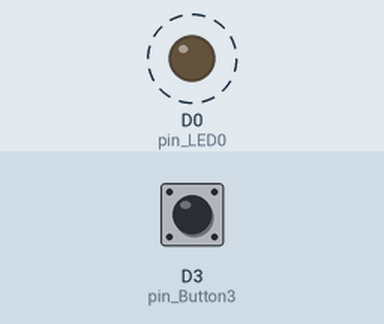
Simulated run of this sketch. Board: ESP8266 (NodeMCU). Shown: output pins drawn as LEDs (lit = HIGH). Dashed ring = blinking. The test bench sets the inputs (shaded band); at power-on: D3 (pin_Button3) LOW.

Above: at 1.25 s.
1.3 s: D3 (pin_Button3) pulled HIGH for 0.15 s
At 1.8 s:
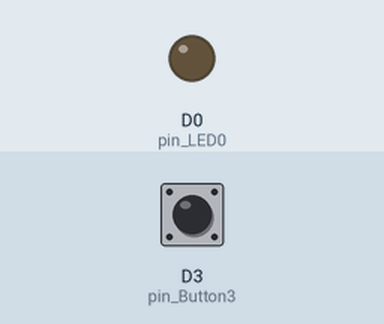
2.9 s: D3 (pin_Button3) pulled HIGH for 1 s
At 4.15 s:
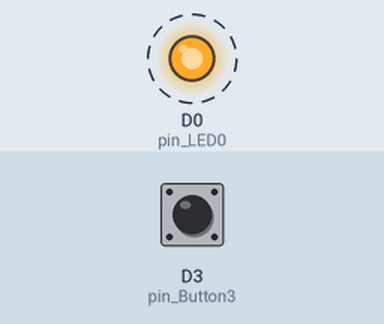
Timing chart, 0 to 11.9 s (numbered marks = the images above; inputs shaded):
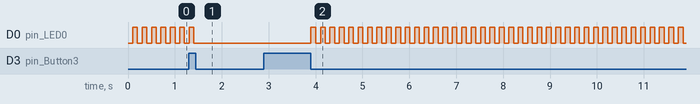

Measured:
- after the input at 1.3 s, D0 (pin_LED0): goes on until 1.4 s, then stays LOW
- after the input at 2.9 s, D0 (pin_LED0): alternates HIGH for 0.10 s and LOW for 0.10 s, starting after 1.0 s
- by itself, D0 (pin_LED0): alternates HIGH for 0.10 s and LOW for 0.10 s

The sketch:

LED_Button7_8266.ino
```cpp
//  Example 4.7 - LED_Button7_8266.ino
//
//  Example of using a button switch as a toggle switch to turn a blinking LED on or off
//
//  Pins
//  D0 - LED
//  D3 - Push Button
//

// Define the pins being used
int pin_LED0 = D0;
int pin_Button3 = D3;


// variables to hold the new and old switch states
boolean oldSwitchState = HIGH;
boolean newSwitchState1 = HIGH;
boolean newSwitchState2 = HIGH;
boolean newSwitchState3 = HIGH;

// variables to hold the times
unsigned long timeNow = 0;
unsigned long timePrev = 0;
unsigned int timeWait = 100;

// variables used to control the LED
boolean flashingLEDisON = false;
boolean LEDstatus = LOW;
boolean keyPressed = false;

void setup()
{


    pinMode(pin_LED0, OUTPUT);
    digitalWrite(pin_LED0,LOW);
    pinMode(pin_Button3, INPUT);
}

void loop()
{
    newSwitchState1 = digitalRead(pin_Button3);      delay(1);
    newSwitchState2 = digitalRead(pin_Button3);      delay(1);
    newSwitchState3 = digitalRead(pin_Button3);

    if (  (newSwitchState1==newSwitchState2) && (newSwitchState1==newSwitchState3) )
    {
        if ( newSwitchState1 != oldSwitchState )
        {
            if ( newSwitchState1 == LOW ) { keyPressed = true; } else { keyPressed =  false; }
            oldSwitchState = newSwitchState1;
        }
    }

if ( keyPressed )
    {
         // turn on or turn off the blinking LED
         if ( flashingLEDisON == false)
         {
             flashingLEDisON = true;
         }
         else
         {
              flashingLEDisON = false;
              // the LED may be on so to be safe we turn it off. If you wished you could check LEDstatus
              LEDstatus = LOW;  digitalWrite(pin_LED0, LEDstatus);
         }
         keyPressed = false;
    }


    // if the blinking LED is on. See if it is time to blink it
    if ( flashingLEDisON == true )
    {
        timeNow = millis();
        if (timeNow-timePrev >= timeWait )
        {
              timePrev = timeNow;
              if (LEDstatus == LOW) { LEDstatus = HIGH; } else { LEDstatus = LOW; }
              digitalWrite(pin_LED0, LEDstatus);
        }
    }
}
```
